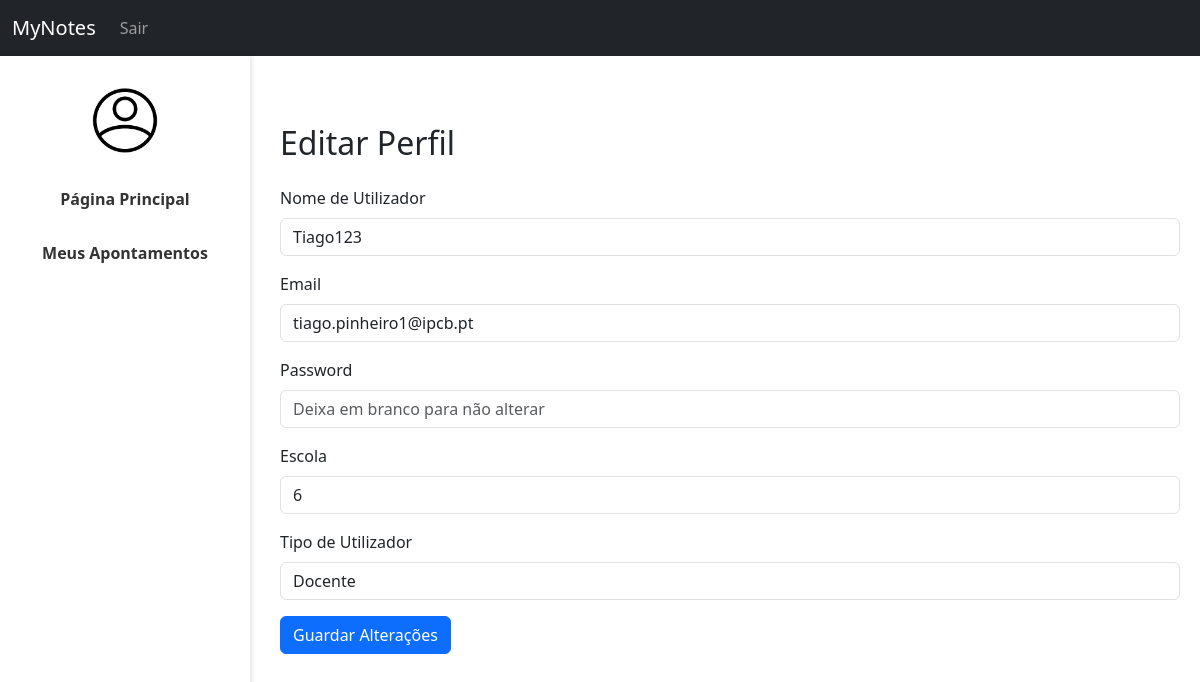
/MyNotes/perfil.php (signed in), run on the app's committed database.
### tables this page shows
CREATE TABLE `userdata` (
  `id` int(11) NOT NULL AUTO_INCREMENT,
  `username` varchar(20) NOT NULL,
  `email` varchar(100) NOT NULL,
  `password` varchar(255) NOT NULL,
  `aprovado` tinyint(1) NOT NULL DEFAULT 0,
  `admin` tinyint(2) NOT NULL DEFAULT 0,
  `escola` int(11) DEFAULT NULL,
  PRIMARY KEY (`id`),
  UNIQUE KEY `username` (`username`),
  UNIQUE KEY `email` (`email`),
  KEY `fk_userdata_escola` (`escola`),
  CONSTRAINT `fk_userdata_escola` FOREIGN KEY (`escola`) REFERENCES `escolas` (`id`) ON DELETE SET NULL
);

### MyNotes/perfil.php (the view, shortened to what this page needs)
<?php
require_once "config.php";
$userId = $_SESSION["user_id"];
$stmt = $conn->prepare("SELECT username, email, escola FROM userdata WHERE id = :id");
$stmt->bindParam(":id", $userId, PDO::PARAM_INT);
$stmt->execute();
$user = $stmt->fetch(PDO::FETCH_ASSOC);
$currentEmail = $user["email"];
$tipoUtilizador = (str_ends_with($currentEmail, "@ipcb.pt")) ? "Docente" : "Aluno";
?>
<!DOCTYPE html>
<html lang="pt">
<head>
    <link href="https://cdn.jsdelivr.net/npm/bootstrap@5.3.0/dist/css/bootstrap.min.css" rel="stylesheet">
    <link rel="stylesheet" href="styles.css">
</head>
<body>
    <nav class="navbar navbar-expand-lg navbar-dark bg-dark">
        <div class="container-fluid">
            <a class="navbar-brand" href="index.php">MyNotes</a>
            <div class="collapse navbar-collapse" id="navbarNav">
                <ul class="navbar-nav w-100 align-items-center">
                    <?php if (isset($_SESSION["user_id"])): ?>
                        <li class="nav-item">
                            <a class="nav-link" href="logout.php">Sair</a>
                        </li>
                    <?php else: ?>
                        <li class="nav-item">
                            <a class="nav-link" href="login.php">Login</a>
                        </li>
                    <?php endif; ?>
                </ul>
            </div>
        </div>
    </nav>
    <div class="sidebar" style="text-align: center;">
        <a href="perfil.php" style="border: none; background: none; padding: 0;">
            <img src="./img/avatar.png" class="rounded-circle" style="width: 80px;" alt="Avatar" />
        </a>
        <a href="index.php">Página Principal</a>
        <a href="apontamentos.php">Meus Apontamentos</a>
    </div>
    <div class="content container mt-5">
        <h2 class="mb-4">Editar Perfil</h2>
        <form method="post">
            <div class="mb-3">
                <label class="form-label">Nome de Utilizador</label>
                <input type="text" name="username" class="form-control" value="<?= htmlspecialchars($user['username']) ?>" required>
            </div>
            <div class="mb-3">
                <label class="form-label">Email</label>
                <input type="email" name="email" class="form-control" value="<?= htmlspecialchars($user['email']) ?>" required>
            </div>
            <div class="mb-3">
                <label class="form-label">Password</label>
                <input type="password" name="password" class="form-control" id="password" placeholder="Deixa em branco para não alterar">
            </div>
            <div class="mb-3">
                <label class="form-label">Escola</label>
                <input type="text" class="form-control" value="<?= htmlspecialchars($user['escola']) ?>" readonly>
            </div>
            <div class="mb-3">
                <label class="form-label">Tipo de Utilizador</label>
                <input type="text" class="form-control" value="<?= $tipoUtilizador ?>" readonly>
            </div>
            <button type="submit" class="btn btn-primary">Guardar Alterações</button>
        </form>
    </div>
</body>
</html>

### MyNotes/styles.css (style rules this page uses)
.sidebar { width: 250px; height: 100vh; position: fixed; left: 0; top: 56px; padding-top: 20px; box-shadow: 2px 0 5px rgba(0, 0, 0, 0.1); }
.sidebar a { display: block; padding: 15px; color: #333; text-decoration: none; font-weight: bold; }
.content { margin-left: 260px; padding: 20px; max-width: calc(100% - 260px); }

### data on the page
userdata: username "Tiago123", email "tiago.pinheiro1@ipcb.pt", escola "6", email "Docente"
